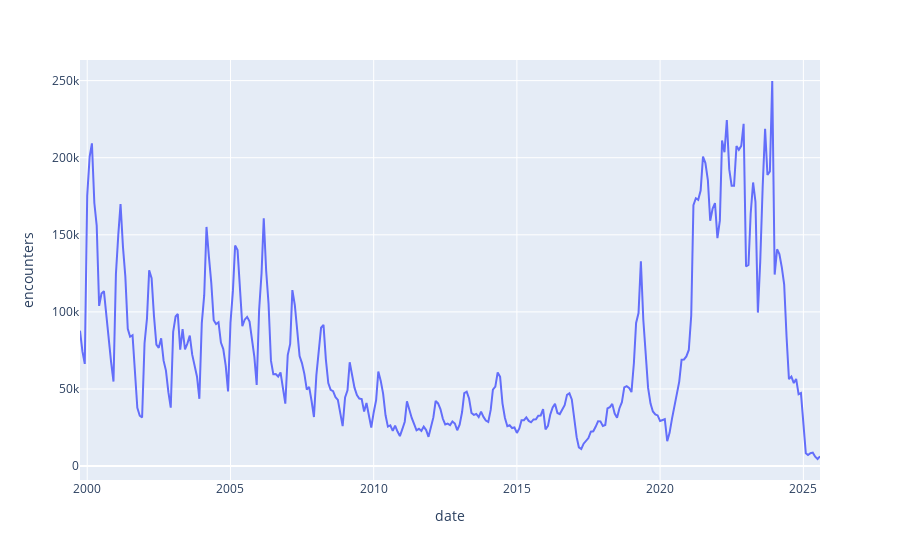

The notebook cell saved with this chart:
### Markdown cell above
The data can be graphed as-is with Plotly like this:

### Code cell
fig = px.line(
    df,
    x="date",
    y="encounters",
)

fig.show()

### Figure 1 — Plotly figure (JSON) as saved in the notebook; plotly's stock layout.template omitted (floating-point values rounded to 4 significant figures; data arrays with more than 128 entries replaced by an {"elided": "..."} marker saying what was removed)
{"data": [{"hovertemplate": "date=%{x}<br>encounters=%{y}<extra></extra>", "legendgroup": "", "line": {"color": "#636efa", "dash": "solid"}, "marker": {"symbol": "circle"}, "mode": "lines", "name": "", "orientation": "v", "showlegend": false, "type": "scatter", "x": {"elided": "311 str values"}, "xaxis": "x", "y": {"elided": "311 int values"}, "yaxis": "y"}], "layout": {"legend": {"tracegroupgap": 0}, "margin": {"t": 60}, "xaxis": {"anchor": "y", "domain": [0, 1], "title": {"text": "date"}}, "yaxis": {"anchor": "x", "domain": [0, 1], "title": {"text": "encounters"}}}}
